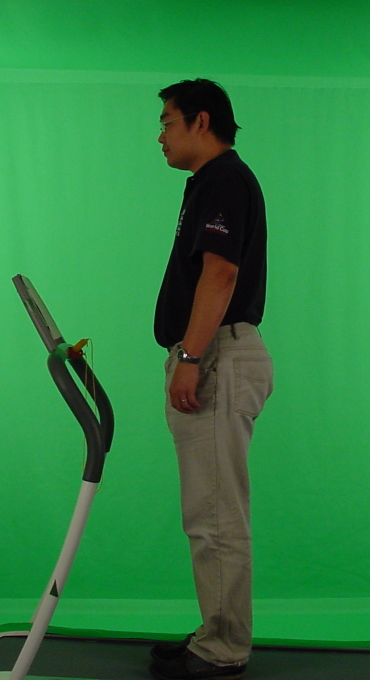
#> input picture TEST.png, 740 x 1360 px, given as the content of the folder testrun/, which was not available (shown at 1/2 size)
$ python centremass.py
#> lines starting #> are read from the running program, lines starting #| are printed output that depends on the picture; after the words box and inside, x2 and y2 are one past the last pixel; in counts of white or black regions, pixels touching at a corner belong together; pictures that were not available may be replaced by others from this repository, and a replacement may not be noted
import cv2
import os
import numpy as np

FILEPATH = 'testrun/'

for image in os.listdir(FILEPATH):
    fst, snd = image.split(".")
    if fst.count('_') == 0 and snd.endswith('png'):

        img = cv2.imread(os.path.join(FILEPATH, image), 0)
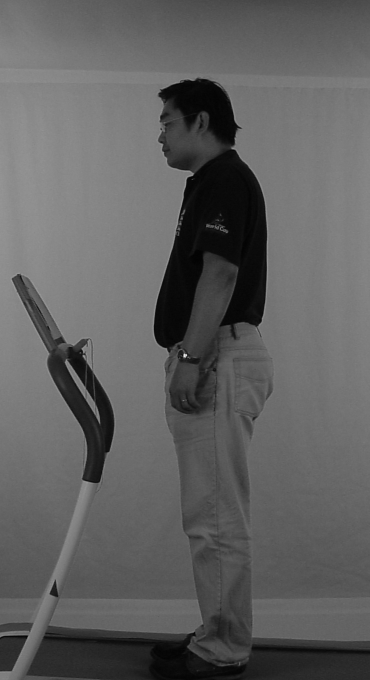
#> img: shape (1360, 740) (shown at 1/2 size); min 0, max 255, mean 95.7
        ret, threshold = cv2.threshold(img, 0, 255, 0)
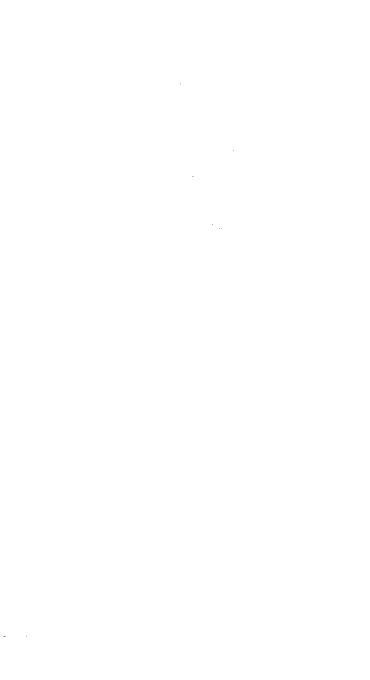
#> threshold: shape (1360, 740) (shown at 1/2 size); 100% white; black in thin lines or dots, all inside (x1, y1, x2, y2) = (7, 167, 467, 1274)
        contours, hierarchy = cv2.findContours(
            threshold, cv2.RETR_TREE, cv2.CHAIN_APPROX_SIMPLE)
#> contours = 9 contours, 8 with area under 20; largest, box (x1, y1, x2, y2) and area: (0, 0, 740, 1360) 1004301
        m = cv2.moments(threshold)
#> m = moments, m00 256628940, centre m10/m00, m01/m00 = (369.5, 679.5)

        x = int(m['m10'] / m['m00'])
#> x = 369
        y = int(m['m01'] / m['m00'])
#> y = 679

        cv2.circle(threshold, (x, y), 5, (127, 127, 127), -1)
#> threshold: shape (1360, 740); 0.01% of pixels changed, all inside (x1, y1, x2, y2) = (364, 674, 375, 685)
        area = cv2.contourArea(contours[0])
#> area = 1004301
        print(area)
#| 1004301.0
        img = cv2.drawContours(img, contours, -1, (0, 255, 0), 3)
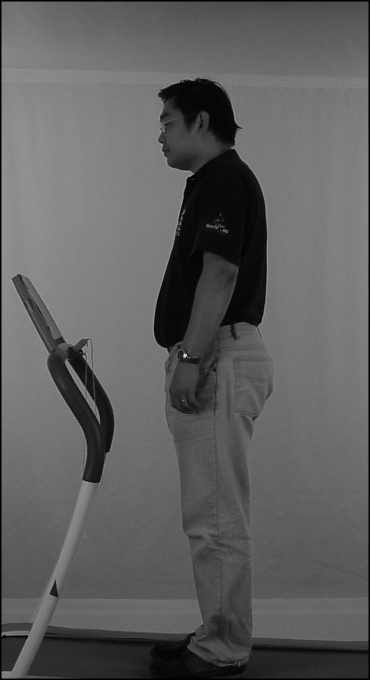
#> img: shape (1360, 740) (shown at 1/2 size); 1.27% of pixels changed, all inside (x1, y1, x2, y2) = (0, 0, 740, 1360)
        cv2.imshow(image, img)
        cv2.waitKey(0)
